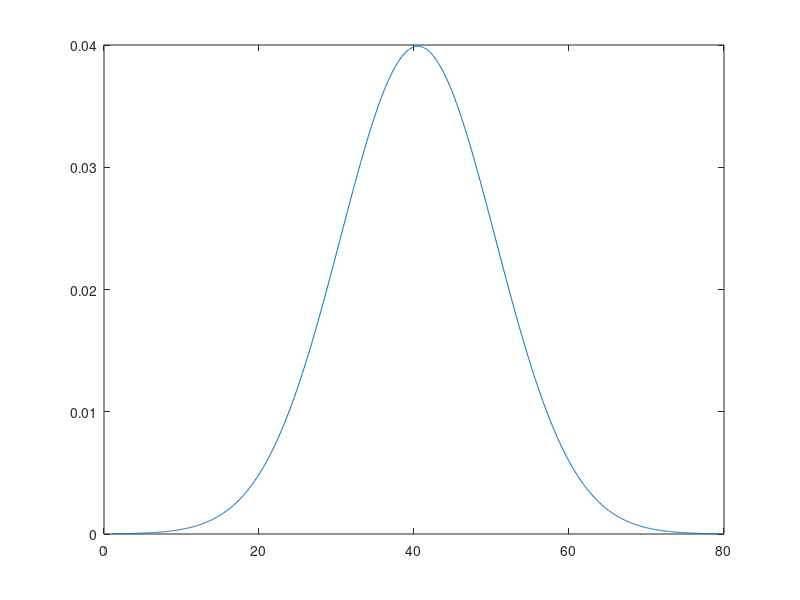

Reproduce this figure in MATLAB. (Note: this script raises an error after producing the figure.)
normDist = @(mu, sigma, x) 1/(sigma * sqrt(2*pi)) .* exp(-0.5 .* ((x - mu)./sigma).^2);

pixels = 1:0.1:80;
ref = normDist(mean(pixels), 10, pixels);
figure; plot(pixels, ref)
%%
gaussianFit = fit(pixels', ref', 'gauss2');
% hold on
% plot(f)
% hold off
% %%
% [psfFit_muhat, psfFit_sigmahat] = normfit(ref);%, [], [], pixels);
% y = normpdf(ref, psfFit_muhat, psfFit_sigmahat);
% % [psfFit_muhat, psfFit_sigmahat] = normfit([pixels', ref']);%, [], [], pixels);
% fittest = normDist(psfFit_muhat(1), psfFit_sigmahat(1), pixels);
% hold on
% plot(pixels, fittest)
% hold off
